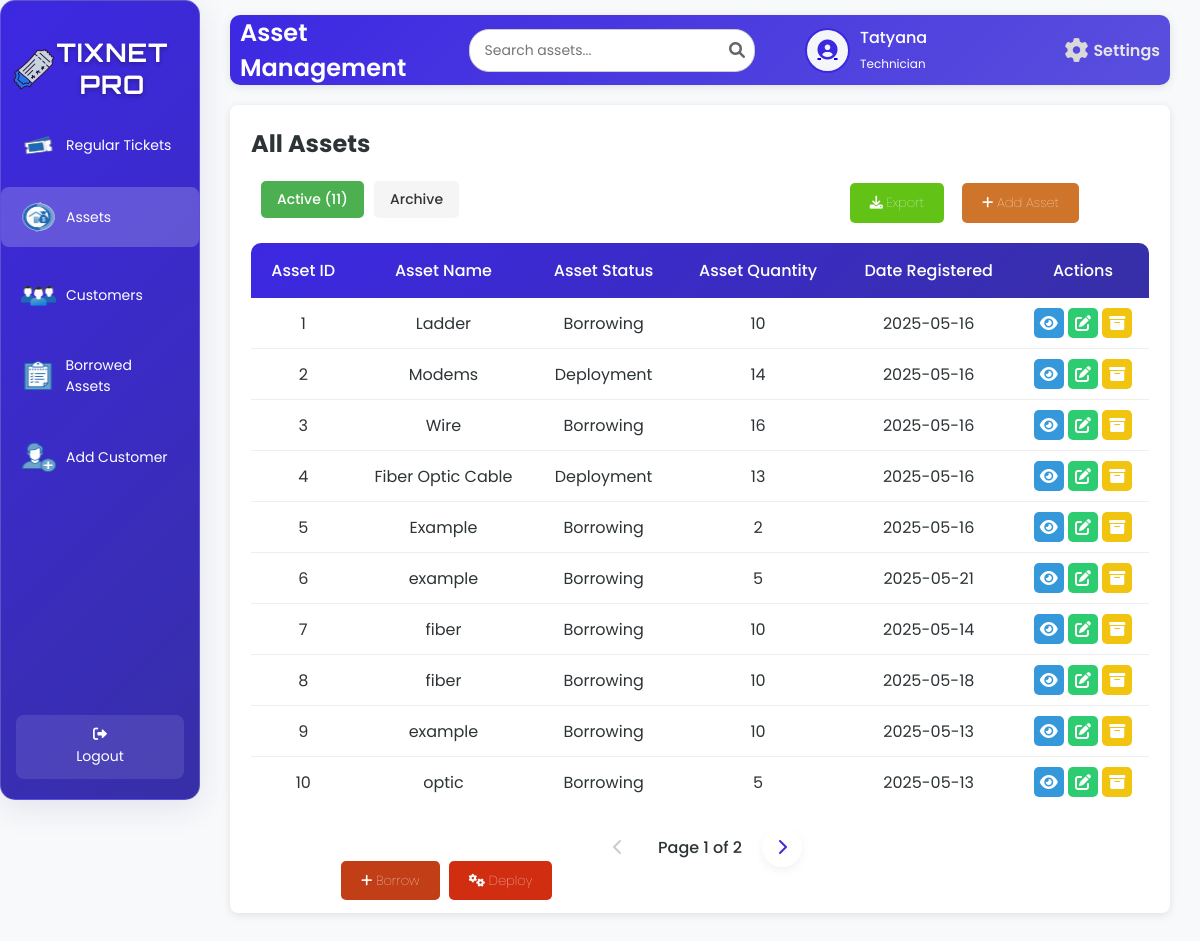
The app's page /assetsT.php (signed in) with its own data.
### tables this page shows
CREATE TABLE `tbl_assets` (
  `a_id` int(50) NOT NULL,
  `a_name` varchar(200) NOT NULL,
  `a_status` varchar(200) NOT NULL,
  `a_quantity` int(50) NOT NULL,
  `a_date` date NOT NULL
);

### assetsT.php (the view, shortened to what this page needs)
<?php
include 'db.php';
$username = $_SESSION['username'];
$firstName = '';
$userType = '';
$avatarPath = 'default-avatar.png';
$avatarFolder = 'Uploads/avatars/';
$userAvatar = $avatarFolder . $username . '.png';
if (file_exists($userAvatar)) {
    $avatarPath = $userAvatar;
} else {
    $avatarPath = 'default-avatar.png';
}
if ($conn) {
    $sqlUser = "SELECT u_fname, u_type FROM tbl_user WHERE u_username = ?";
    $stmtUser = $conn->prepare($sqlUser);
    if ($stmtUser) {
        $stmtUser->bind_param("s", $username);
        $stmtUser->execute();
        $resultUser = $stmtUser->get_result();
        if ($resultUser->num_rows > 0) {
            $row = $resultUser->fetch_assoc();
            $firstName = $row['u_fname'];
            $userType = $row['u_type'];
        }
    } else {
        $_SESSION['error'] = "Error preparing user query.";
    }
} else {
    $_SESSION['error'] = "Database connection failed.";
}
$limit = 10;
$activePage = isset($_GET['active_page']) ? (int)$_GET['active_page'] : 1;
$activeOffset = ($activePage - 1) * $limit;
if ($conn) {
    $activeCountQuery = "SELECT COUNT(*) as total FROM tbl_assets WHERE a_status != 'Archived'";
    $activeCountResult = $conn->query($activeCountQuery);
    $totalActive = $activeCountResult ? $activeCountResult->fetch_assoc()['total'] : 0;
    $totalActivePages = ceil($totalActive / $limit);
    $sqlActive = "SELECT a_id, a_name, a_status, a_quantity, a_date FROM tbl_assets WHERE a_status != 'Archived' ORDER BY a_id ASC LIMIT ?, ?";
    $stmtActive = $conn->prepare($sqlActive);
    $stmtActive->bind_param("ii", $activeOffset, $limit);
    $stmtActive->execute();
    $resultActive = $stmtActive->get_result();
} else {
    $_SESSION['error'] = "Database connection failed.";
}
?>
<!DOCTYPE html>
<html lang="en">
<head>
    <link rel="stylesheet" href="assetT.css">
    <link rel="stylesheet" href="https://cdnjs.cloudflare.com/ajax/libs/font-awesome/6.0.0-beta3/css/all.min.css">
</head>
<body>
<div class="wrapper">
    <div class="sidebar glass-container">
        <h2><img src="image/logo.png" alt="Tix Net Icon" class="sidebar-icon">TixNet Pro</h2>
        <ul>
            <li><a href="staffD.php"><img src="image/ticket.png" alt="Regular Tickets" class="icon" /> <span>Regular Tickets</span></a></li>
            <li><a href="assetsT.php" class="active"><img src="image/assets.png" alt="Assets" class="icon" /> <span>Assets</span></a></li>
            <li><a href="customersT.php"><img src="image/users.png" alt="Customers" class="icon" /> <span>Customers</span></a></li>
            <li><a href="borrowedStaff.php"><img src="image/borrowed.png" alt="Borrowed Assets" class="icon" /> <span>Borrowed Assets</span></a></li>
            <li><a href="addC.php"><img src="image/add.png" alt="Add Customer" class="icon" /> <span>Add Customer</span></a></li>
        </ul>
        <footer>
            <a href="index.php" class="back-home"><i class="fas fa-sign-out-alt"></i> Logout</a>
        </footer>
    </div>
    <div class="container">
        <div class="upper">
            <h1>Asset Management</h1>
            <div class="search-container">
                <input type="text" class="search-bar" id="searchInput" placeholder="Search assets..." onkeyup="debouncedSearchAssets()">
                <span class="search-icon"><i class="fas fa-search"></i></span>
            </div>
            <div class="user-profile">
                <div class="user-icon">
                    <a href="image.php">
                        <?php
                        $cleanAvatarPath = preg_replace('/\?\d+$/', '', $avatarPath);
                        if (!empty($avatarPath) && file_exists($cleanAvatarPath)) {
                            echo "<img src='" . htmlspecialchars($avatarPath, ENT_QUOTES, 'UTF-8') . "' alt='User Avatar'>";
                        } else {
                            echo "<i class='fas fa-user-circle'></i>";
                        }
                        ?>
                    </a>
                </div>
                <div class="user-details">
                    <span><?php echo htmlspecialchars($firstName, ENT_QUOTES, 'UTF-8'); ?></span>
                    <small><?php echo htmlspecialchars(ucfirst($userType), ENT_QUOTES, 'UTF-8'); ?></small>
                </div>
                <a href="settings.php" class="settings-link">
                    <i class="fas fa-cog"></i>
                    <span>Settings</span>
                </a>
            </div>
        </div>
        <div class="table-box glass-container">
            <div class="assets">
                <h2>All Assets</h2>
                <div class="header-controls">
                    <div class="tab-buttons">
                        <button class="tab-btn active" onclick="showAssetTab('active')">Active (<?php echo $totalActive; ?>)</button>
                        <button class="tab-btn" onclick="showAssetTab('archive')">Archive
                        </button>
                    </div>
                </div>
                <?php if ($userType !== 'technician'): ?>
                    <a href="#" class="add-btn" onclick="showAddAssetModal()"><i class="fas fa-plus"></i> Add Asset</a>
                <?php else: ?>
                    <a href="#" class="add-btn disabled" onclick="showRestrictionMessage()"><i class="fas fa-plus"></i> Add Asset</a>
                <?php endif; ?>
                <a href="exportAssets.php" class="export-btn"><i class="fas fa-download"></i> Export</a>
                <div id="assets-active" class="tab-content">
                    <table id="assets-table">
                        <thead>
                            <tr>
                                <th>Asset ID</th>
                                <th>Asset Name</th>
                                <th>Asset Status</th>
                                <th>Asset Quantity</th>
                                <th>Date Registered</th>
                                <th>Actions</th>
                            </tr>
                        </thead>
                        <tbody id="assets-table-body">
                            <?php
                            if ($resultActive && $resultActive->num_rows > 0) {
                                while ($row = $resultActive->fetch_assoc()) {
                                    echo "<tr>
                                            <td>" . htmlspecialchars($row['a_id'], ENT_QUOTES, 'UTF-8') . "</td>
                                            <td>" . htmlspecialchars($row['a_name'], ENT_QUOTES, 'UTF-8') . "</td>
                                            <td>" . htmlspecialchars($row['a_status'], ENT_QUOTES, 'UTF-8') . "</td>
                                            <td>" . htmlspecialchars($row['a_quantity'], ENT_QUOTES, 'UTF-8') . "</td>
                                            <td>" . htmlspecialchars($row['a_date'], ENT_QUOTES, 'UTF-8') . "</td>
                                            <td>";
                                    if ($userType !== 'technician') {
                                        echo "<a class='view-btn' onclick=\"showAssetViewModal('" . htmlspecialchars($row['a_id'], ENT_QUOTES, 'UTF-8') . "', '" . htmlspecialchars($row['a_name'], ENT_QUOTES, 'UTF-8') . "', '" . htmlspecialchars($row['a_status'], ENT_QUOTES, 'UTF-8') . "', '" . htmlspecialchars($row['a_quantity'], ENT_QUOTES, 'UTF-8') . "', '" . htmlspecialchars($row['a_date'], ENT_QUOTES, 'UTF-8') . "')\" title='View'><i class='fas fa-eye'></i></a>
                                              <a class='edit-btn' onclick=\"showEditAssetModal('" . htmlspecialchars($row['a_id'], ENT_QUOTES, 'UTF-8') . "', '" . htmlspecialchars($row['a_name'], ENT_QUOTES, 'UTF-8') . "', '" . htmlspecialchars($row['a_status'], ENT_QUOTES, 'UTF-8') . "', '" . htmlspecialchars($row['a_quantity'], ENT_QUOTES, 'UTF-8') . "', '" . htmlspecialchars($row['a_date'], ENT_QUOTES, 'UTF-8') . "')\" title='Edit'><i class='fas fa-edit'></i></a>
                                              <a class='archive-btn' onclick=\"showArchiveModal('" . htmlspecialchars($row['a_id'], ENT_QUOTES, 'UTF-8') . "', '" . htmlspecialchars($row['a_name'], ENT_QUOTES, 'UTF-8') . "')\" title='Archive'><i class='fas fa-archive'></i></a>";
                                    } else {
                                        echo "<a class='view-btn' onclick=\"showRestrictionMessage()\" title='View'><i class='fas fa-eye'></i></a>
                                              <a class='edit-btn' onclick=\"showRestrictionMessage()\" title='Edit'><i class='fas fa-edit'></i></a>
                                              <a class='archive-btn' onclick=\"showRestrictionMessage()\" title='Archive'><i class='fas fa-archive'></i></a>";
                                    }
                                    echo "</td></tr>";
                                }
                            } else {
                                echo "<tr><td colspan='6'>No active assets found.</td></tr>";
                            }
                            ?>
                        </tbody>
                    </table>
                    <div class="pagination" id="active-pagination">
                        <?php if ($activePage > 1): ?>
                            <a href="javascript:searchAssets(<?php echo $activePage - 1; ?>, 'active')" class="pagination-link"><i class="fas fa-chevron-left"></i></a>
                        <?php else: ?>
                            <span class="pagination-link disabled"><i class="fas fa-chevron-left"></i></span>
                        <?php endif; ?>
                        <span class="current-page">Page <?php echo $activePage; ?> of <?php echo $totalActivePages; ?></span>
                        <?php if ($activePage < $totalActivePages): ?>
                            <a href="javascript:searchAssets(<?php echo $activePage + 1; ?>, 'active')" class="pagination-link"><i class="fas fa-chevron-right"></i></a>
                        <?php else: ?>
                            <span class="pagination-link disabled"><i class="fas fa-chevron-right"></i></span>
                        <?php endif; ?>
                    </div>
                </div>
                <?php if ($userType !== 'technician'): ?>
                    <a href="#" class="borrow-btn" onclick="showBorrowAssetModal()"><i class="fas fa-plus"></i> Borrow</a>
                    <a href="#" class="deploy-btn" onclick="showDeployAssetModal()"><i class="fas fa-cogs"></i> Deploy</a>
                <?php else: ?>
                    <a href="#" class="borrow-btn disabled" onclick="showRestrictionMessage()"><i class="fas fa-plus"></i> Borrow</a>
                    <a href="#" class="deploy-btn disabled" onclick="showRestrictionMessage()"><i class="fas fa-cogs"></i> Deploy</a>
                <?php endif; ?>
            </div>
        </div>
    </div>
</div>
</body>
</html>

### records on screen
tbl_assets: a_id "1", a_name "Ladder", a_status "Borrowing", a_quantity "10", a_date "2025-05-16"
tbl_assets: a_id "2", a_name "Modems", a_status "Deployment", a_quantity "14", a_date "2025-05-16"
tbl_assets: a_id "3", a_name "Wire", a_status "Borrowing", a_quantity "16", a_date "2025-05-16"
tbl_assets: a_id "4", a_name "Fiber Optic Cable", a_status "Deployment", a_quantity "13", a_date "2025-05-16"
tbl_assets: a_id "5", a_name "Example", a_status "Borrowing", a_quantity "2", a_date "2025-05-16"
tbl_assets: a_id "6", a_name "example", a_status "Borrowing", a_quantity "5", a_date "2025-05-21"
tbl_assets: a_id "7", a_name "fiber", a_status "Borrowing", a_quantity "10", a_date "2025-05-14"
tbl_assets: a_id "8", a_name "fiber", a_status "Borrowing", a_quantity "10", a_date "2025-05-18"
tbl_assets: a_id "9", a_name "example", a_status "Borrowing", a_quantity "10", a_date "2025-05-13"
tbl_assets: a_id "10", a_name "optic", a_status "Borrowing", a_quantity "5", a_date "2025-05-13"

### other values on screen
$firstName "Tatyana"
$userType "Technician"
$totalActive "11"
$activePage "1"
$totalActivePages "2"
